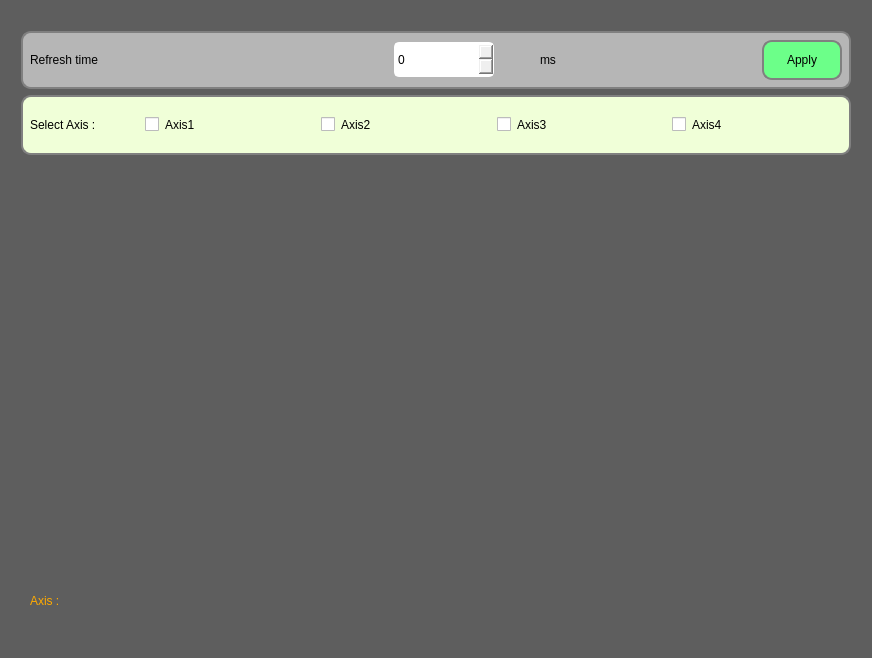
<?xml version="1.0" encoding="UTF-8"?>
<ui version="4.0">
 <class>graphsForm</class>
 <widget class="QWidget" name="graphsForm">
  <property name="geometry">
   <rect>
    <x>0</x>
    <y>0</y>
    <width>869</width>
    <height>658</height>
   </rect>
  </property>
  <property name="minimumSize">
   <size>
    <width>0</width>
    <height>40</height>
   </size>
  </property>
  <property name="windowTitle">
   <string>Graphs</string>
  </property>
  <property name="styleSheet">
   <string notr="true">QLabel{
font: 75 14pt &quot;MS Shell Dlg 2&quot;;
}
QPushButton, QToolButton{
font: 75 12pt &quot;MS Shell Dlg 2&quot;;
border: 2px solid gray;
padding: 0 8px;
border-radius:10px;
text-align: center;
}

QPushButton:hover{
border:  2px solid white;
border-radius: 5px;
}

QPushButton:pressed{
border:  2px solid white;
border-radius: 10px;
}
QComboBox, QLineEdit, #saveFile, QSpinBox{
font: 75 12pt &quot;MS Shell Dlg 2&quot;;
}
QComboBox, QLineEdit, QTextBrowser, QSpinBox{
border-radius:5px;
border:  2px solid white;
}
#graphsForm{
background-color: rgb(94, 94, 94);
}</string>
  </property>
  <layout class="QHBoxLayout" name="horizontalLayout_5">
   <item>
    <spacer name="horizontalSpacer_6">
     <property name="orientation">
      <enum>Qt::Horizontal</enum>
     </property>
     <property name="sizeType">
      <enum>QSizePolicy::Fixed</enum>
     </property>
     <property name="sizeHint" stdset="0">
      <size>
       <width>10</width>
       <height>20</height>
      </size>
     </property>
    </spacer>
   </item>
   <item>
    <layout class="QVBoxLayout" name="verticalLayout_3">
     <item>
      <spacer name="verticalSpacer_2">
       <property name="orientation">
        <enum>Qt::Vertical</enum>
       </property>
       <property name="sizeType">
        <enum>QSizePolicy::Fixed</enum>
       </property>
       <property name="sizeHint" stdset="0">
        <size>
         <width>20</width>
         <height>20</height>
        </size>
       </property>
      </spacer>
     </item>
     <item>
      <widget class="QWidget" name="horizontalWidget_3" native="true">
       <property name="sizePolicy">
        <sizepolicy hsizetype="Preferred" vsizetype="Fixed">
         <horstretch>0</horstretch>
         <verstretch>0</verstretch>
        </sizepolicy>
       </property>
       <property name="styleSheet">
        <string notr="true">#horizontalWidget_3{
border: 1px solid;
	background-color:rgb(182, 182, 182);
    border: 2px solid gray;
    border-radius: 10px;
}</string>
       </property>
       <layout class="QHBoxLayout" name="horizontalLayout_3">
        <item>
         <layout class="QHBoxLayout" name="horizontalLayout">
          <item>
           <widget class="QLabel" name="label_3">
            <property name="sizePolicy">
             <sizepolicy hsizetype="Preferred" vsizetype="Fixed">
              <horstretch>0</horstretch>
              <verstretch>0</verstretch>
             </sizepolicy>
            </property>
            <property name="minimumSize">
             <size>
              <width>0</width>
              <height>35</height>
             </size>
            </property>
            <property name="text">
             <string>Refresh time</string>
            </property>
           </widget>
          </item>
          <item>
           <spacer name="horizontalSpacer_2">
            <property name="orientation">
             <enum>Qt::Horizontal</enum>
            </property>
            <property name="sizeHint" stdset="0">
             <size>
              <width>40</width>
              <height>20</height>
             </size>
            </property>
           </spacer>
          </item>
          <item>
           <widget class="QSpinBox" name="spinBox">
            <property name="sizePolicy">
             <sizepolicy hsizetype="Fixed" vsizetype="Fixed">
              <horstretch>0</horstretch>
              <verstretch>0</verstretch>
             </sizepolicy>
            </property>
            <property name="minimumSize">
             <size>
              <width>100</width>
              <height>35</height>
             </size>
            </property>
           </widget>
          </item>
          <item>
           <spacer name="horizontalSpacer_4">
            <property name="orientation">
             <enum>Qt::Horizontal</enum>
            </property>
            <property name="sizeType">
             <enum>QSizePolicy::Fixed</enum>
            </property>
            <property name="sizeHint" stdset="0">
             <size>
              <width>40</width>
              <height>20</height>
             </size>
            </property>
           </spacer>
          </item>
          <item>
           <widget class="QLabel" name="label_5">
            <property name="text">
             <string>ms</string>
            </property>
           </widget>
          </item>
          <item>
           <spacer name="horizontalSpacer">
            <property name="orientation">
             <enum>Qt::Horizontal</enum>
            </property>
            <property name="sizeType">
             <enum>QSizePolicy::Fixed</enum>
            </property>
            <property name="sizeHint" stdset="0">
             <size>
              <width>200</width>
              <height>10</height>
             </size>
            </property>
           </spacer>
          </item>
          <item>
           <widget class="QPushButton" name="pushButton_2">
            <property name="sizePolicy">
             <sizepolicy hsizetype="Fixed" vsizetype="Fixed">
              <horstretch>0</horstretch>
              <verstretch>0</verstretch>
             </sizepolicy>
            </property>
            <property name="minimumSize">
             <size>
              <width>80</width>
              <height>40</height>
             </size>
            </property>
            <property name="styleSheet">
             <string notr="true">background-color:rgb(108, 255, 137)</string>
            </property>
            <property name="text">
             <string>Apply</string>
            </property>
           </widget>
          </item>
         </layout>
        </item>
       </layout>
      </widget>
     </item>
     <item>
      <widget class="QWidget" name="selectAxisWidget" native="true">
       <property name="sizePolicy">
        <sizepolicy hsizetype="Preferred" vsizetype="Fixed">
         <horstretch>0</horstretch>
         <verstretch>0</verstretch>
        </sizepolicy>
       </property>
       <property name="minimumSize">
        <size>
         <width>0</width>
         <height>60</height>
        </size>
       </property>
       <property name="styleSheet">
        <string notr="true">#selectAxisWidget{
border: 1px solid;
	background-color:rgb(240, 255, 216);
    border: 2px solid gray;
    border-radius: 10px;
}
QCheckBox{
font: 75 12pt &quot;MS Shell Dlg 2&quot;;
border-radius:5px;
}</string>
       </property>
       <layout class="QHBoxLayout" name="horizontalLayout_4">
        <item>
         <widget class="QLabel" name="label_6">
          <property name="sizePolicy">
           <sizepolicy hsizetype="Fixed" vsizetype="Preferred">
            <horstretch>0</horstretch>
            <verstretch>0</verstretch>
           </sizepolicy>
          </property>
          <property name="styleSheet">
           <string notr="true"/>
          </property>
          <property name="text">
           <string>Select Axis : </string>
          </property>
         </widget>
        </item>
        <item>
         <spacer name="horizontalSpacer_3">
          <property name="orientation">
           <enum>Qt::Horizontal</enum>
          </property>
          <property name="sizeType">
           <enum>QSizePolicy::Fixed</enum>
          </property>
          <property name="sizeHint" stdset="0">
           <size>
            <width>40</width>
            <height>20</height>
           </size>
          </property>
         </spacer>
        </item>
        <item>
         <widget class="QCheckBox" name="checkBox">
          <property name="text">
           <string>Axis1</string>
          </property>
         </widget>
        </item>
        <item>
         <widget class="QCheckBox" name="checkBox_2">
          <property name="text">
           <string>Axis2</string>
          </property>
         </widget>
        </item>
        <item>
         <widget class="QCheckBox" name="checkBox_3">
          <property name="text">
           <string>Axis3</string>
          </property>
         </widget>
        </item>
        <item>
         <widget class="QCheckBox" name="checkBox_4">
          <property name="text">
           <string>Axis4</string>
          </property>
         </widget>
        </item>
       </layout>
      </widget>
     </item>
     <item>
      <spacer name="verticalSpacer_3">
       <property name="orientation">
        <enum>Qt::Vertical</enum>
       </property>
       <property name="sizeType">
        <enum>QSizePolicy::Fixed</enum>
       </property>
       <property name="sizeHint" stdset="0">
        <size>
         <width>20</width>
         <height>20</height>
        </size>
       </property>
      </spacer>
     </item>
     <item>
      <widget class="QCustomPlot" name="customPlot" native="true">
       <property name="sizePolicy">
        <sizepolicy hsizetype="Expanding" vsizetype="Expanding">
         <horstretch>0</horstretch>
         <verstretch>0</verstretch>
        </sizepolicy>
       </property>
       <property name="minimumSize">
        <size>
         <width>830</width>
         <height>440</height>
        </size>
       </property>
      </widget>
     </item>
     <item>
      <layout class="QHBoxLayout" name="horizontalLayout_2">
       <item>
        <widget class="QWidget" name="verticalWidget_2" native="true">
         <property name="sizePolicy">
          <sizepolicy hsizetype="Fixed" vsizetype="Fixed">
           <horstretch>0</horstretch>
           <verstretch>0</verstretch>
          </sizepolicy>
         </property>
         <layout class="QVBoxLayout" name="verticalLayout_2">
          <item>
           <widget class="QLabel" name="labelAxis">
            <property name="minimumSize">
             <size>
              <width>0</width>
              <height>35</height>
             </size>
            </property>
            <property name="styleSheet">
             <string notr="true">color: rgb(255, 170, 0)</string>
            </property>
            <property name="text">
             <string>Axis : </string>
            </property>
           </widget>
          </item>
         </layout>
        </widget>
       </item>
       <item>
        <spacer name="horizontalSpacer_5">
         <property name="orientation">
          <enum>Qt::Horizontal</enum>
         </property>
         <property name="sizeType">
          <enum>QSizePolicy::Fixed</enum>
         </property>
         <property name="sizeHint" stdset="0">
          <size>
           <width>10</width>
           <height>20</height>
          </size>
         </property>
        </spacer>
       </item>
       <item>
        <layout class="QVBoxLayout" name="verticalLayout">
         <item>
          <widget class="QLabel" name="dataAxis">
           <property name="sizePolicy">
            <sizepolicy hsizetype="Preferred" vsizetype="Fixed">
             <horstretch>0</horstretch>
             <verstretch>0</verstretch>
            </sizepolicy>
           </property>
           <property name="minimumSize">
            <size>
             <width>40</width>
             <height>40</height>
            </size>
           </property>
           <property name="styleSheet">
            <string notr="true">color: rgb(255, 255, 255);</string>
           </property>
           <property name="text">
            <string/>
           </property>
          </widget>
         </item>
        </layout>
       </item>
      </layout>
     </item>
     <item>
      <spacer name="verticalSpacer">
       <property name="orientation">
        <enum>Qt::Vertical</enum>
       </property>
       <property name="sizeType">
        <enum>QSizePolicy::Fixed</enum>
       </property>
       <property name="sizeHint" stdset="0">
        <size>
         <width>20</width>
         <height>20</height>
        </size>
       </property>
      </spacer>
     </item>
    </layout>
   </item>
   <item>
    <spacer name="horizontalSpacer_7">
     <property name="orientation">
      <enum>Qt::Horizontal</enum>
     </property>
     <property name="sizeType">
      <enum>QSizePolicy::Fixed</enum>
     </property>
     <property name="sizeHint" stdset="0">
      <size>
       <width>10</width>
       <height>20</height>
      </size>
     </property>
    </spacer>
   </item>
  </layout>
 </widget>
 <customwidgets>
  <customwidget>
   <class>QCustomPlot</class>
   <extends>QWidget</extends>
   <header>qcustomplot.h</header>
   <container>1</container>
  </customwidget>
 </customwidgets>
 <resources/>
 <connections/>
</ui>
